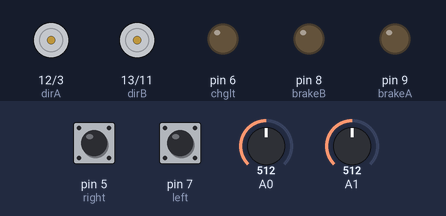
Simulated run of this sketch. Board: Arduino Uno, built with avr-gcc and run on an emulated ATmega328P. Parts: direction and speed pins drawn as motors (green arrow = direction pin HIGH = forward, orange = LOW = backward, longer = more drive), output pins drawn as LEDs (lit = HIGH). Inputs (shaded band) come from the test bench; at power-on: pin 5 (right) LOW, pin 7 (left) LOW, A0 = 512, A1 = 512.

Above: at 1.9 s.
2.0 s: pin 5 (right) pulled HIGH for 0.15 s
At 3.0 s:
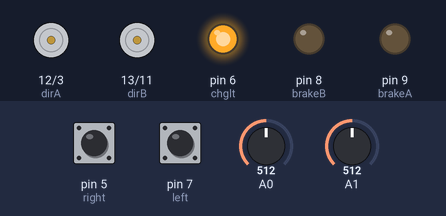
At 8.2 s:
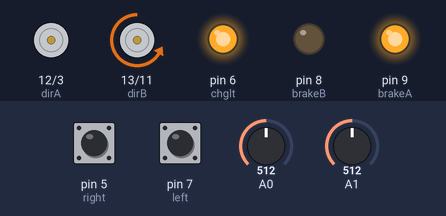
Timing chart, 0 to 14.1 s (numbered marks = the images above; inputs shaded):
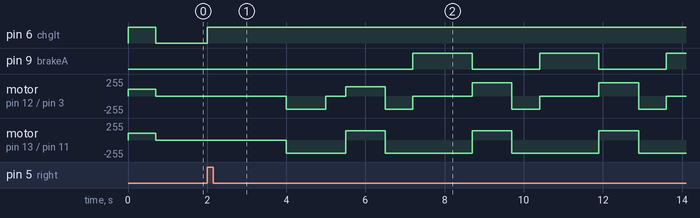

The sketch:

pixy_5.ino
```cpp
//jump0 charge
//jump1 bump around
//jump2 backup turn around
//jump3 find station
//jump4 bump and watch for home
//jmp5 continuation of jump1

int charge=0;
int val=0;
int val1=0;
int valm=0;
int valm1=0;
int valm3=0;
int jump=3;
int ctr=0;//counter
long int delayct=0;
long int runtime=30000;//time to run around
long int runtimehold=30000;//remember runtime
long int stuck=0;//stuck counter

const int pwmA=3;
const int pwmB=11;
const int brakeA=9;
const int brakeB=8;
const int dirA=12;
const int dirB=13;
const int right=5;
const int left=7;
const int chglt=6;

void setup() {
pinMode(dirA, OUTPUT);
  pinMode(brakeA, OUTPUT);
  pinMode(dirB, OUTPUT);
  pinMode(brakeB, OUTPUT);
  pinMode(right,INPUT);
  pinMode(left,INPUT);
  pinMode(chglt,OUTPUT);

  digitalWrite(dirA, HIGH);//forward A
  digitalWrite(brakeA,LOW);//release brakeA
  analogWrite(pwmA,100);//set speed A
  digitalWrite(chglt,HIGH);//test charge light

  digitalWrite(dirB,HIGH);//forward B motor
  digitalWrite(brakeB,LOW);//
  analogWrite(pwmB,100);//set speed B
  delay(700);
  digitalWrite(chglt,LOW);//set charge light off

}

void loop () {

  if (jump==0) {
    analogWrite(pwmA,0);//charge found
    analogWrite(pwmB,0);
    digitalWrite(chglt,HIGH);
   if(delayct==0) {
     delay(2000);
     delayct=1;
   }
    valm3=analogRead(3);
    if(valm3>350) {
      jump=2;
      valm3=0;
      ctr=0;
      runtime=runtimehold;//reset runtime
    }
  }

  if (jump==1) {
   digitalWrite(dirA,HIGH);//fwd
    digitalWrite(dirB,HIGH);
    analogWrite(pwmA,140);
    analogWrite(pwmB,140);
    delay(1000);
   jump=5;}


  if(jump==5) {
  valm=analogRead(0);
  valm1=analogRead(1);
  val=digitalRead(right);
  val1=digitalRead(left);
  delayct=delayct+1;
  if(delayct>runtime && val==HIGH) {
    val=digitalRead(right);
    if (val==HIGH) {//make sure we're reading target
    jump=3;
    delayct=0;
  }}
  if(delayct>runtime && val1==HIGH) {
    val1=digitalRead(left);
    if (val1==HIGH) {
    jump=3;
    delayct=0;
  }}


  if(valm>500 or valm1>500) {

    valm=analogRead(0);
  valm1=analogRead(1);
  if(valm>450 or valm1>450) {
    digitalWrite(brakeA, HIGH);
    digitalWrite(brakeB, HIGH);

    digitalWrite(dirA, LOW);//reverse A
    digitalWrite(brakeA, LOW);//
    analogWrite(pwmA, 200);

    digitalWrite(dirB,LOW);
    digitalWrite(brakeB,LOW);
    analogWrite(pwmB,200);

    delay(700);//backup

    digitalWrite(brakeA,HIGH);//stop one wheel
    analogWrite(pwmA,0);

    delay(1500);
    digitalWrite(brakeB,HIGH);//stop other wheel

    //start both wheels forward

    digitalWrite(dirA,HIGH);
    digitalWrite(brakeA,LOW);
    analogWrite(pwmA,140);

    digitalWrite(dirB,HIGH);
    digitalWrite(brakeB,LOW);
    analogWrite(pwmB,140);
    delay(1000);
  }}}

  if(jump==2) {
    digitalWrite(dirA,LOW);//reverse
    digitalWrite(dirB,LOW);
    analogWrite(pwmA,200);
    analogWrite(pwmB,200);
    delay(1000);
    analogWrite(pwmA,0);
    delay(500);
    jump=1;
  }

  //find station
  if (jump==3) {

    analogWrite(pwmA,0);
    analogWrite(pwmB,0);


     val=digitalRead(right);
     val1=digitalRead(left);
  if (val==HIGH && val1==HIGH) {
    analogWrite(pwmA,140);
    analogWrite(pwmB,140);
    stuck=0;

    if (ctr<75) {
      ctr=ctr+1;
    charge=analogRead(2);//test for charge station
    if(charge>100) {
      jump=0;
      ctr=0;
    }
    if(ctr==75) {
      ctr=0;
    }}
  }

  if (val==HIGH &&val1==LOW) {
    analogWrite(pwmA, 250);
    analogWrite(pwmB,50);
    stuck=0;

    if (ctr<75) {
      ctr=ctr+1;
    charge=analogRead(2);//test for charge station
    if(charge>100) {
      jump=0;
      ctr=0;
    }
    if(ctr==75) {
      ctr=0;
    }}
  }
  if (val1==HIGH && val==LOW) {

    analogWrite(pwmB,275);
    analogWrite(pwmA,25);
    stuck=0;

    if (ctr<75) {
      ctr=ctr+1;
    charge=analogRead(2);//test for charge station
    if(charge>100) {
      jump=0;
      ctr=0;
    }
    if(ctr==75) {
      ctr=0;
    }}
  }
 stuck=stuck+1;

    if (stuck>10000000) {//no sight of home base
    digitalWrite(chglt,HIGH);
    delay(500);
    digitalWrite(chglt,LOW);
      jump=1;
      stuck=0;
      runtime=10000;//limit runtime
    }

  }

}
```

Measured:
- after the input at 2.0 s, pin 6 (chglt): LOW → HIGH at once; pin 9 (brakeA): alternates HIGH for 1.5 s and LOW for 1.7 s, starting after 5.2 s
